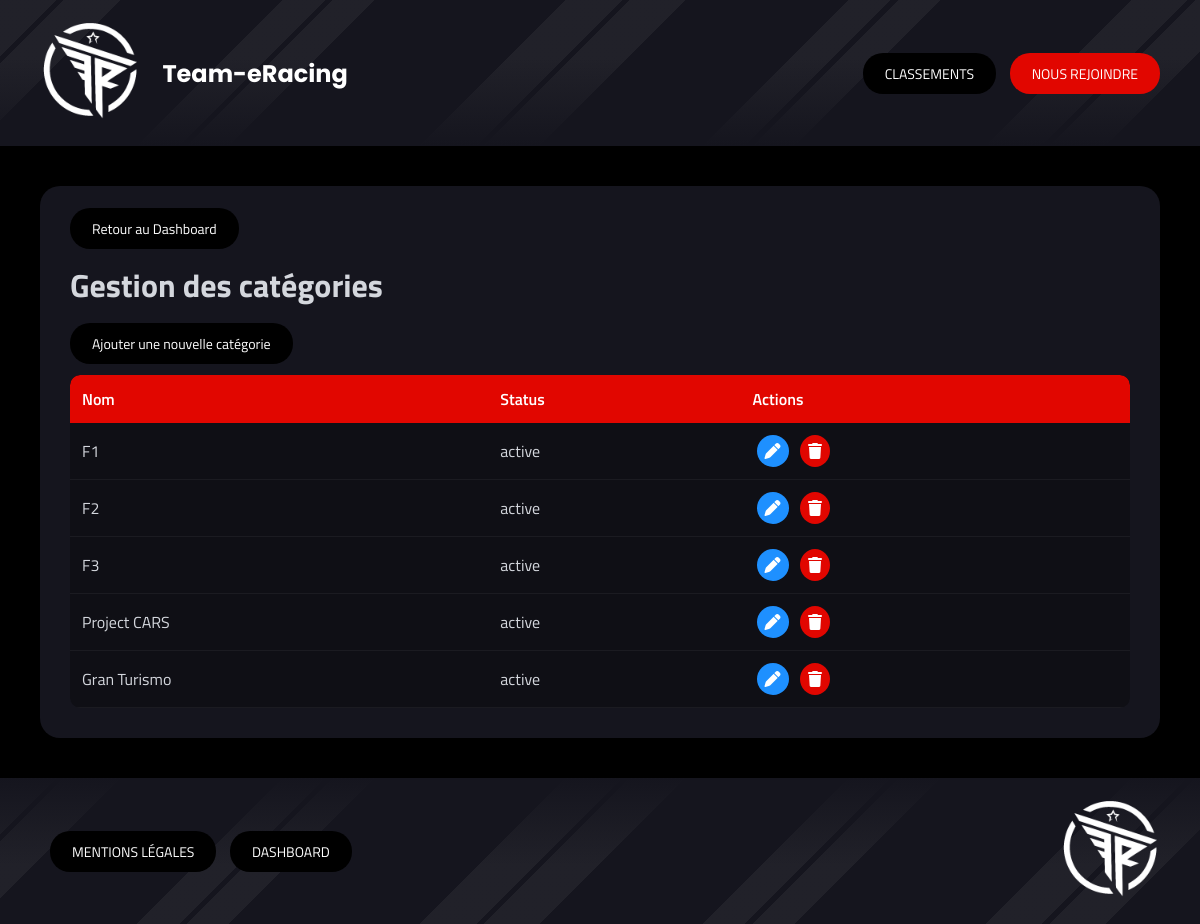
The page /index.php?controller=categories&action=index (signed in) on the database as committed earlier.
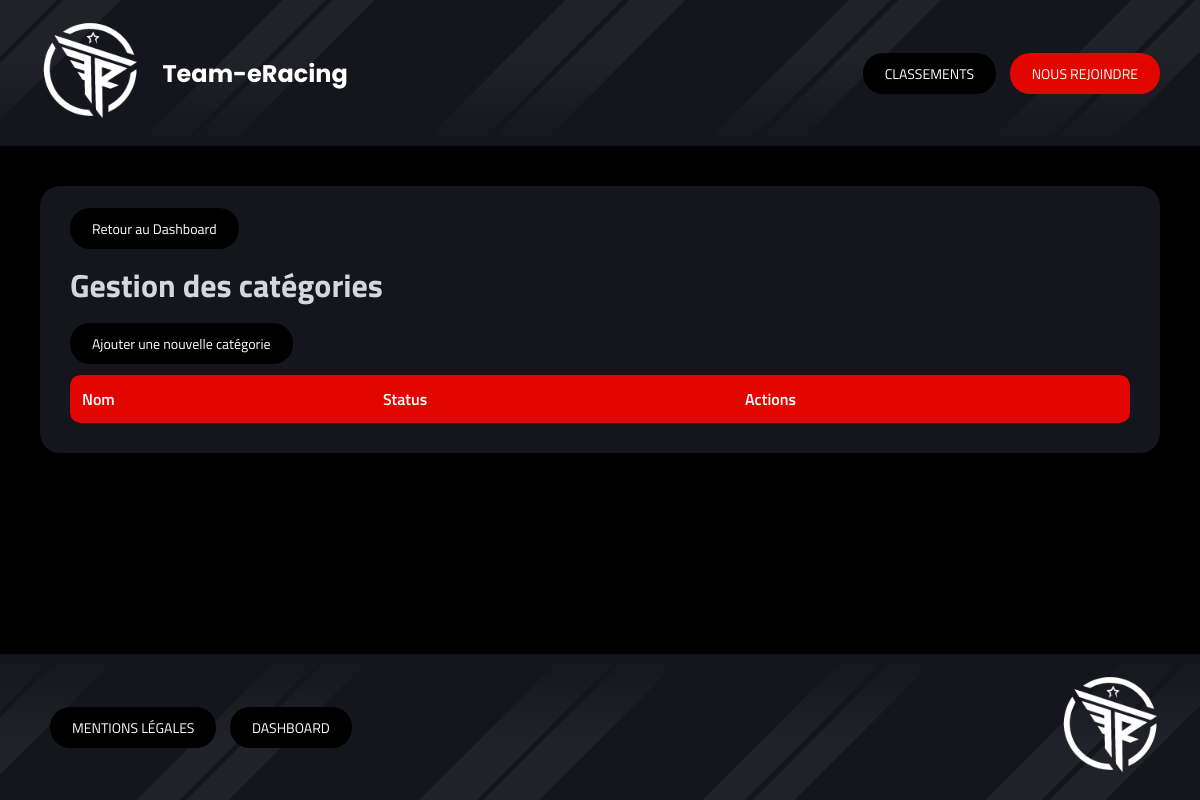
The same page on the database as committed later.
### tables this page shows
CREATE TABLE IF NOT EXISTS `categories` (
  `id` int NOT NULL AUTO_INCREMENT,
  `name` varchar(50) NOT NULL,
  `status` enum('active','desactive') DEFAULT 'active',
  PRIMARY KEY (`id`),
  UNIQUE KEY `name` (`name`)
);

### Autoloader.php (called while the page is built, shortened)
<?php
class Autoloader{
    static function autoload($class){
        $class = str_replace(__NAMESPACE__.'\\','',$class);
        $class = str_replace('\\','/',$class);
    }
}
?>

### Core/Auth.php (called while the page is built, shortened)
<?php
class Auth
{
    public static function start()
    {
        if (session_status() === PHP_SESSION_NONE) {
            $secure = (!empty($_SERVER['HTTPS']) && $_SERVER['HTTPS'] === 'on') ||
                    (!empty($_SERVER['HTTP_X_FORWARDED_PROTO']) && $_SERVER['HTTP_X_FORWARDED_PROTO'] === 'https');
            $lifetime = 300 ;
        }
    }
    public static function check(): bool
    {
        return isset($_SESSION['user_id']);
    }
    public static function hasRole(string $requiredRole): bool
    {
        return isset($_SESSION['role']) && $_SESSION['role'] === $requiredRole;
    }
}

### Controllers/Controller.php (called while the page is built, shortened)
<?php
abstract class Controller
{
    protected function authMiddleware(string|array $requiredRoles = null)
    {
        if ($requiredRoles) {
            if (is_array($requiredRoles)) {
                foreach ($requiredRoles as $role) {
                    if (\App\Core\Auth::hasRole($role)) {
                        $userHasRole = true;
                        break;
                    }
                }
            } else {
                $userHasRole = \App\Core\Auth::hasRole($requiredRoles);
            }
        }
    }
    public function render(string $path, array $data = [])
    {
        extract($data);
        include dirname(__DIR__) . '/Views/' . $path . '.php';
        $content = ob_get_clean();
        include dirname(__DIR__) . '/Views/base.php';
    }
}
?>

### Controllers/CategoriesController.php (called while the page is built, shortened)
<?php
class CategoriesController extends Controller {
    public function index()
    {
        $categories = CategoriesModel::all();
        $this->render('dashboard/categories/index', [
            'list' => $categories
        ]);
    }
}
?>

### public/index.php (called while the page is built, shortened)
<?php
include '../Autoloader.php';
$route = new Router();
$route->routes();
?>

### Core/DbConnect.php (called while the page is built, shortened)
<?php
class DbConnect
{
    protected $connection;
    public function getConnection()
    {
        return $this->connection;
    }
    public function __construct()
    {
        try {
            $dsn = 'mysql:host=' . self::SERVER . ';dbname=' . self::BASE . ';charset=utf8mb4';
                $this->connection = new PDO($dsn, self::USER, self::PASSWORD, [
                    PDO::ATTR_ERRMODE => PDO::ERRMODE_EXCEPTION,
                    PDO::ATTR_DEFAULT_FETCH_MODE => PDO::FETCH_OBJ,
                    PDO::ATTR_EMULATE_PREPARES => false
                ]);
        } catch (Exception $e) {
            die('Erreur : ' . $e->getMessage());
        }
    }
}
?>

### Models/CategoriesModel.php (called while the page is built, shortened)
<?php
class CategoriesModel extends DbConnect {
    public static function all(){
        $db = new DbConnect();
        return $db->getConnection()->query("
            SELECT id, name, status
            FROM categories
            ORDER BY id ASC
        ")->fetchAll();
    }
}
?>

### Views/dashboard/categories/index.php (the view, shortened to what this page needs)
<div class="section-dashboard">
    <div class="section-header">
        <a class="nav-btn-dashboard" href="index.php?controller=dashboard">Retour au Dashboard</a>
        <h1>Gestion des catégories</h1>
        <a class="nav-btn-dashboard" href="index.php?controller=categories&action=create">Ajouter une nouvelle catégorie</a>
    </div>
    <div class="table-responsive">
        <table class="dashboard-table">
            <thead>
                <tr>
                    <th>Nom</th>
                    <th>Status</th>
                    <th class="actions-column">Actions</th>
                </tr>
            </thead>
            <tbody>
                <?php foreach ($list as $cat): ?>
                <tr>
                    <td><?= htmlspecialchars($cat->name) ?></td>
                    <td><?= htmlspecialchars($cat->status) ?></td>
                    <td class="actions">
                        <a class="action-btn edit" href="index.php?controller=categories&action=update&id=<?= $cat->id ?>">
                            <i class="fa-solid fa-pen"></i>
                        </a>
                        <a class="action-btn delete" href="index.php?controller=categories&action=delete&id=<?= $cat->id ?>">
                            <i class="fa-solid fa-trash"></i>
                        </a>
                    </td>
                </tr>
                <?php endforeach; ?>
            </tbody>
        </table>
    </div>
</div>

### Core/Router.php (shortened to what this page needs)
<?php
class Router
{
    public function routes()
    {
        $controllerName = isset($_GET['controller']) ? ucfirst(array_shift($_GET)) : 'Home';
        $controllerClass = '\\App\\Controllers\\' . $controllerName . 'Controller';
        $action = isset($_GET['action']) ? array_shift($_GET) : 'index';
        if (class_exists($controllerClass)) {
            $controller = new $controllerClass();
            if (method_exists($controller, $action)) {
                call_user_func_array([$controller, $action], $_GET ?? []);
            } else {
                $this->render404();
            }
        } else {
            $this->render404();
        }
    }
}
?>

### Views/base.php (shortened to what this page needs)
<!DOCTYPE html>
<html lang="fr">
<head>
<link rel="stylesheet" href="style-v1.7.css" />
</head>
<body>
<header>
<div class="logo_and_name_header">
    <div class="logo_header">
        <a href="index.php"><img src="img/logo_team_eracing.png" alt="Logo Communauté Team-eRacing"></a>
    </div>
    <h2 class="name_header">Team-eRacing</h2>
</div>
<nav>
<a class="nav-btn" href="index.php?controller=classements">CLASSEMENTS</a>
<a class="nav-btn red" href="index.php?controller=join">NOUS REJOINDRE</a>
</nav>
</header>
<main>
<?= $content ?>
</main>
<footer>
<div>
<a class="nav-btn" href="index.php?controller=mentions">MENTIONS LÉGALES</a>
<a class="nav-btn" href="index.php?controller=dashboard">DASHBOARD</a>
</div>
<div class="logo_footer"><a href="index.php"><img src="img/logo_team_eracing.png" alt="Logo Communauté Team-eRacing"></a></div>
</footer>
</body>
</html>

### public/style-v1.7.css (style rules this page uses)
html, body { height: 100%; margin: 0; padding: 0; background: #000000; font-family: 'Titillium Web', 'Segoe UI', 'Helvetica Neue', Arial, sans-serif; color: #d4d7dd; }
body { display: flex; flex-direction: column; }
main { flex: 1; }
footer { margin-top: auto; }
header, footer { display: flex; justify-content: space-between; align-items: center; padding: 20px 40px; background: #15151E; --fade-dir: to bottom; background-image: linear-gradient(var(--fade-dir), transparent 40%, #15151E 100% ), repeating-linear-gradient( 135deg, rgba(255,255,255,0.05) 0 40px, transparent 40px 45px, rgba(255,255,255,0.05) 45px 85px, transparent 85px 200px, rgba(255,255,255,0.05) 200px 230px, transparent 230px 235px, rgba(255,255,255,0.05) 235px 265px, transparent 265px 400px ); }
footer { --fade-dir: to top; }
.nav-btn { padding: 10px 22px; border-radius: 20px; background: #000000; color: white; text-decoration: none; margin-left: 10px; font-size: 14px; cursor: pointer; transition: background-color 0.3s; }
.nav-btn.red { background: #E10600; }
.section-dashboard { background: #15151E; margin: 40px; padding: 30px; border-radius: 20px; gap: 20px; }
.nav-btn-dashboard { padding: 10px 22px; border-radius: 20px; background: #000000; color: white; text-decoration: none; font-size: 14px; cursor: pointer; transition: background-color 0.3s; }
.logo_and_name_header { display: flex; align-items: center; width: 40%; }
.logo_header img, .logo_footer img { max-width: 100px; height: auto; }
.name_header { font-family: 'Poppins', 'Segoe UI', 'Helvetica Neue', Arial, sans-serif; color: white; padding-left: 5%; }
.table-responsive { overflow-x: auto; border-radius: 10px; margin-top: 20px; }
.dashboard-table { width: 100%; border-collapse: collapse; background: #0f0f15; border-radius: 10px; overflow: hidden; }
.dashboard-table th { background: #E10600; padding: 12px; text-align: left; color: white; font-weight: 600; }
.actions-column { text-align: center; }
.dashboard-table td { padding: 12px; border-bottom: 1px solid rgba(255,255,255,0.05); }
.action-btn { padding: 8px; border-radius: 50%; margin: 0 4px; text-decoration: none; display: inline-flex; }
.action-btn.edit { background: #1e90ff; color: white; }
.action-btn.delete { background: #E10600; color: white; }

Rows that differ between the two databases and show on the page:
removed categories: name "F1", status "active"
removed categories: name "F2", status "active"
removed categories: name "F3", status "active"
removed categories: name "Project CARS", status "active"
removed categories: name "Gran Turismo", status "active"
